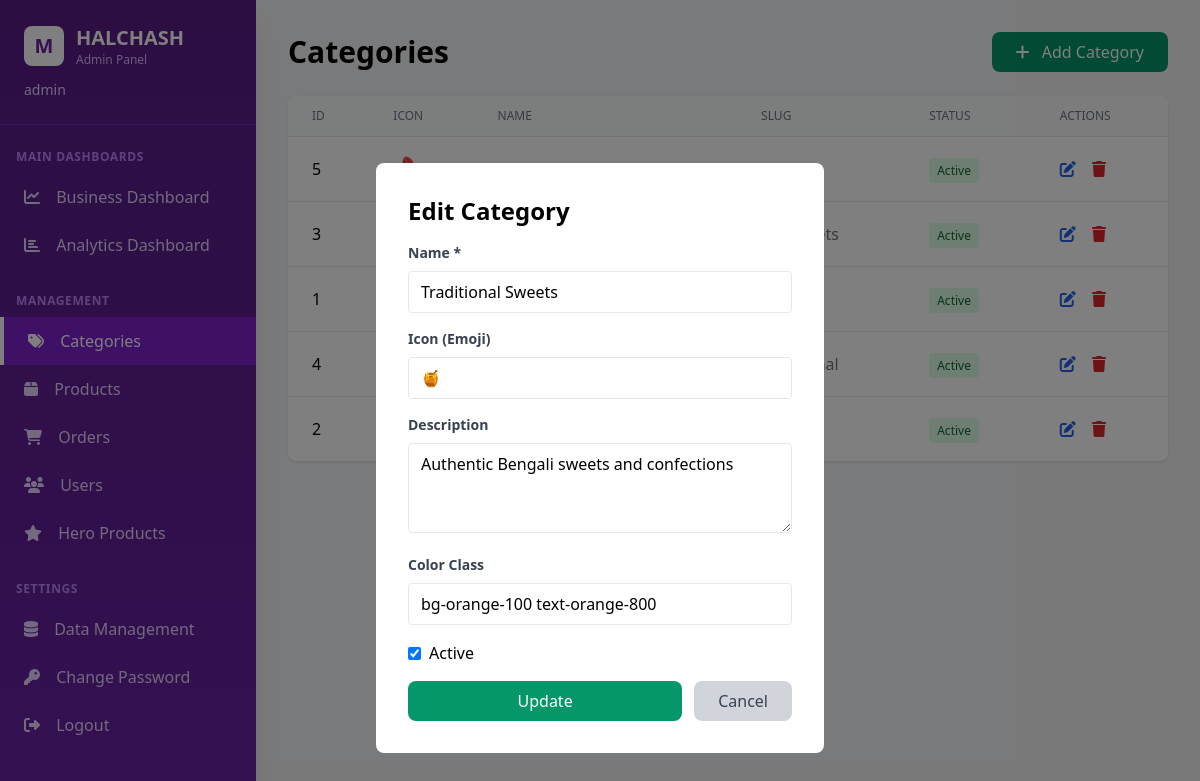
Page /admin/categories.php?edit=2 (signed in) on the committed database.
### tables this page shows
CREATE TABLE IF NOT EXISTS categories (
    id INT AUTO_INCREMENT PRIMARY KEY,
    name VARCHAR(100) NOT NULL,
    slug VARCHAR(100) UNIQUE NOT NULL,
    icon VARCHAR(50),
    description TEXT,
    color VARCHAR(50),
    is_active BOOLEAN DEFAULT TRUE,
    created_at TIMESTAMP DEFAULT CURRENT_TIMESTAMP,
    updated_at TIMESTAMP DEFAULT CURRENT_TIMESTAMP ON UPDATE CURRENT_TIMESTAMP
);

### admin/categories.php (the view, shortened to what this page needs)
<?php
$pdo = getDBConnection();
$stmt = $pdo->query("SELECT * FROM categories ORDER BY name ASC");
$categories = $stmt->fetchAll();
$editCategory = null;
if (isset($_GET['edit'])) {
    $id = intval($_GET['edit']);
    $stmt = $pdo->prepare("SELECT * FROM categories WHERE id = ?");
    $stmt->execute([$id]);
    $editCategory = $stmt->fetch();
}
?>
<!DOCTYPE html>
<html lang="en">
<head>
    <script src="https://cdn.tailwindcss.com"></script>
    <link rel="stylesheet" href="https://cdnjs.cloudflare.com/ajax/libs/font-awesome/6.4.0/css/all.min.css">
</head>
<body class="bg-gray-100">
    <div class="flex h-screen">
        <?php include 'sidebar.php'; ?>
        <div class="flex-1 overflow-auto lg:ml-0">
            <div class="p-4 lg:p-8">
                <div class="flex justify-between items-center mb-6">
                    <h2 class="text-3xl font-bold">Categories</h2>
                    <button onclick="document.getElementById('categoryModal').classList.remove('hidden')" class="bg-emerald-600 text-white px-6 py-2 rounded-lg hover:bg-emerald-700">
                        <i class="fas fa-plus mr-2"></i> Add Category
                    </button>
                </div>
                <div class="bg-white rounded-lg shadow overflow-hidden">
                    <table class="min-w-full divide-y divide-gray-200">
                        <thead class="bg-gray-50">
                            <tr>
                                <th class="px-6 py-3 text-left text-xs font-medium text-gray-500 uppercase">ID</th>
                                <th class="px-6 py-3 text-left text-xs font-medium text-gray-500 uppercase">Icon</th>
                                <th class="px-6 py-3 text-left text-xs font-medium text-gray-500 uppercase">Name</th>
                                <th class="px-6 py-3 text-left text-xs font-medium text-gray-500 uppercase">Slug</th>
                                <th class="px-6 py-3 text-left text-xs font-medium text-gray-500 uppercase">Status</th>
                                <th class="px-6 py-3 text-left text-xs font-medium text-gray-500 uppercase">Actions</th>
                            </tr>
                        </thead>
                        <tbody class="bg-white divide-y divide-gray-200">
                            <?php foreach ($categories as $cat): ?>
                                <tr>
                                    <td class="px-6 py-4 whitespace-nowrap"><?php echo $cat['id']; ?></td>
                                    <td class="px-6 py-4 whitespace-nowrap text-2xl"><?php echo htmlspecialchars($cat['icon']); ?></td>
                                    <td class="px-6 py-4 whitespace-nowrap font-medium"><?php echo htmlspecialchars($cat['name']); ?></td>
                                    <td class="px-6 py-4 whitespace-nowrap text-gray-500"><?php echo htmlspecialchars($cat['slug']); ?></td>
                                    <td class="px-6 py-4 whitespace-nowrap">
                                        <span class="px-2 py-1 text-xs rounded <?php echo $cat['is_active'] ? 'bg-green-100 text-green-800' : 'bg-red-100 text-red-800'; ?>">
                                            <?php echo $cat['is_active'] ? 'Active' : 'Inactive'; ?>
                                        </span>
                                    </td>
                                    <td class="px-6 py-4 whitespace-nowrap">
                                        <a href="?edit=<?php echo $cat['id']; ?>" class="text-blue-600 hover:text-blue-800 mr-3">
                                            <i class="fas fa-edit"></i>
                                        </a>
                                        <form method="POST" class="inline" onsubmit="return confirm('Are you sure?')">
                                            <button type="submit" class="text-red-600 hover:text-red-800">
                                                <i class="fas fa-trash"></i>
                                            </button>
                                        </form>
                                    </td>
                                </tr>
                            <?php endforeach; ?>
                        </tbody>
                    </table>
                </div>
            </div>
        </div>
    </div>
    <div id="categoryModal" class="<?php echo $editCategory ? '' : 'hidden'; ?> fixed inset-0 bg-black bg-opacity-50 flex items-center justify-center z-50">
        <div class="bg-white rounded-lg p-8 w-full max-w-md">
            <h3 class="text-2xl font-bold mb-4"><?php echo $editCategory ? 'Edit' : 'Add'; ?> Category</h3>
            <form method="POST">
                <div class="mb-4">
                    <label class="block text-gray-700 text-sm font-bold mb-2">Name *</label>
                    <input type="text" name="name" required value="<?php echo $editCategory ? htmlspecialchars($editCategory['name']) : ''; ?>" class="w-full px-3 py-2 border rounded">
                </div>
                <div class="mb-4">
                    <label class="block text-gray-700 text-sm font-bold mb-2">Icon (Emoji)</label>
                    <input type="text" name="icon" value="<?php echo $editCategory ? htmlspecialchars($editCategory['icon']) : ''; ?>" class="w-full px-3 py-2 border rounded" placeholder="👗">
                </div>
                <div class="mb-4">
                    <label class="block text-gray-700 text-sm font-bold mb-2">Description</label>
                    <textarea name="description" class="w-full px-3 py-2 border rounded" rows="3"><?php echo $editCategory ? htmlspecialchars($editCategory['description']) : ''; ?></textarea>
                </div>
                <div class="mb-4">
                    <label class="block text-gray-700 text-sm font-bold mb-2">Color Class</label>
                    <input type="text" name="color" value="<?php echo $editCategory ? htmlspecialchars($editCategory['color']) : ''; ?>" class="w-full px-3 py-2 border rounded" placeholder="bg-purple-100 text-purple-800">
                </div>
                <?php if ($editCategory): ?>
                    <div class="mb-4">
                        <label class="flex items-center">
                            <input type="checkbox" name="is_active" <?php echo $editCategory['is_active'] ? 'checked' : ''; ?> class="mr-2">
                            <span>Active</span>
                        </label>
                    </div>
                <?php endif; ?>
                <div class="flex gap-3">
                    <button type="submit" class="bg-emerald-600 text-white px-6 py-2 rounded-lg hover:bg-emerald-700 flex-1">
                        <?php echo $editCategory ? 'Update' : 'Create'; ?>
                    </button>
                    <button type="button" onclick="window.location.href='categories.php'" class="bg-gray-300 text-gray-700 px-6 py-2 rounded-lg hover:bg-gray-400">
                        Cancel
                    </button>
                </div>
            </form>
        </div>
    </div>
</body>
</html>

### rows in the picture
categories: id "5", is_active "Active"
categories: id "3", is_active "Active"
categories: id "1", is_active "Active"
categories: id "4", is_active "Active"
categories: id "2", shows "Active", name "Traditional Sweets", icon "🍯", description "Authentic Bengali sweets and confections", color "bg-orange-100 text-orange-800", is_active "☑"

### other values in the picture
$_SESSION['admin_username'] "admin"
